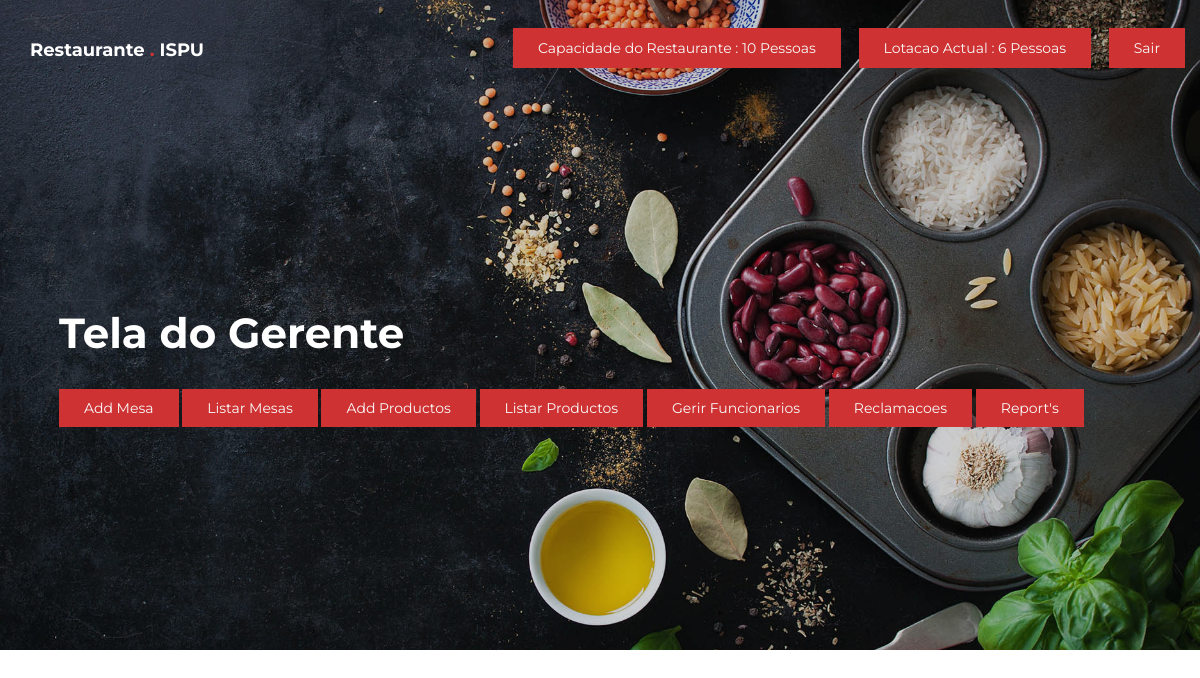
Page / (signed in) on the earlier database version.
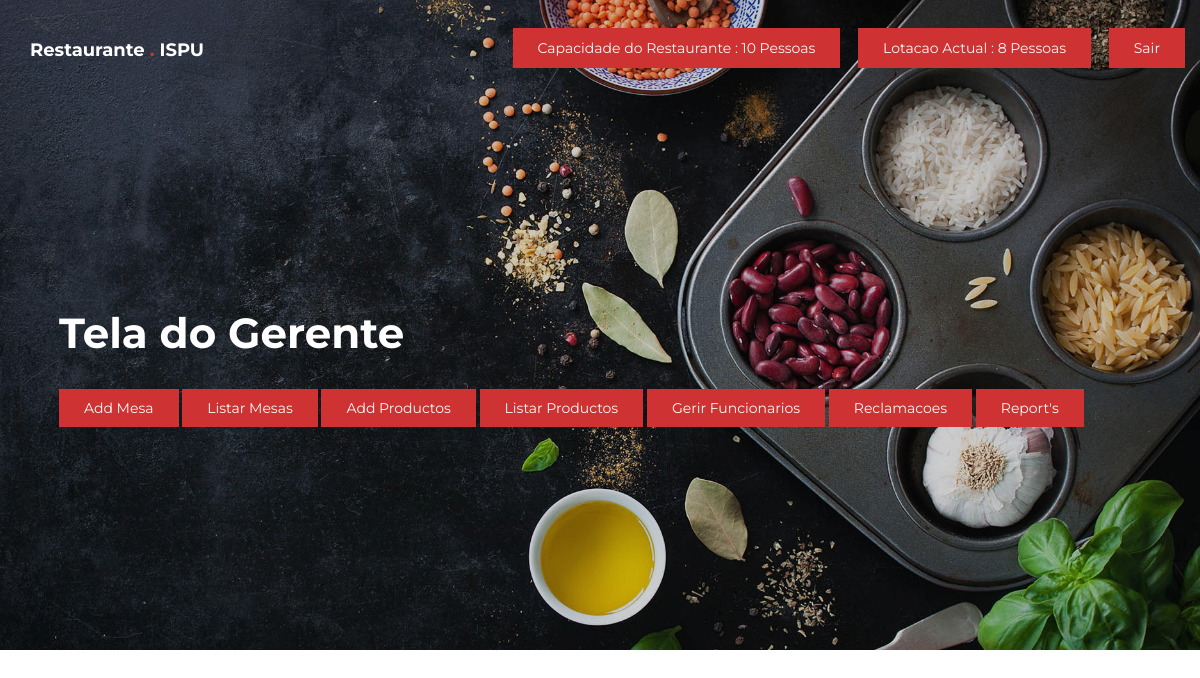
Same page on the later database version.
### entregar/models.py (models this page shows, shortened)
class Lotacao(models.Model):
    numero_de_clientes = models.IntegerField(blank=True, null=True)
    capacidade = models.IntegerField(blank=True, null=True)

### entregar/decorators.py (the view)
    def wrapper_function(request, *args, **kwargs):
        group = None
        if request.user.groups.exists():
            group = request.user.groups.all()[0].name
        if group == 'customer':
            return redirect('user-page')
        if group == 'adminC':
            return redirect('cozinha')
        if group == 'admin':
            return view_func(request, *args, **kwargs)

### entregar/views.py (called while the page is built)
@login_required(login_url='login')
@admin_only
def home(request):
    lot = Lotacao.objects.all()
    context = {'lot':lot}
    return render(request,'entregar/dashboard.html', context)

### entregar/templates/entregar/dashboard.html (shortened to what this page needs)
<!DOCTYPE html>
<html lang="en">
{% load static %}
{% block content %}
<head>
     <link rel="stylesheet" href="{% static '/css/bootstrap.min.css' %}">
     <link rel="stylesheet" href="{% static '/css/font-awesome.min.css' %}">
     <link rel="stylesheet" href="{% static '/css/animate.css' %}">
     <link rel="stylesheet" href="{% static '/css/owl.carousel.css' %}">
     <link rel="stylesheet" href="{% static '/css/owl.theme.default.min.css' %}">
     <link rel="stylesheet" href="{% static '/css/magnific-popup.css' %}">
     <link rel="stylesheet" href="{% static '/css/templatemo-style.css' %}">
</head>
<body>
     <section class="navbar custom-navbar navbar-fixed-top" role="navigation">
          <div class="container">
               <div class="navbar-header">
                    <a href="{% url 'home' %}" class="navbar-brand">Restaurante <span>.</span> ISPU</a>
               </div>
               <div class="collapse navbar-collapse">
                    <ul class="nav navbar-nav navbar-right">
                         {% for l in lot %}
                              <a href="{% url 'lcapacidade' %}" class="section-btn btn btn-default smoothScroll">Capacidade do Restaurante : {{l.capacidade}} Pessoas</a>
                        <a href="{% url 'capacidade' %}"  class="section-btn btn btn-default smoothScroll">Lotacao Actual : {{l.numero_de_clientes}} Pessoas</a>
                         {% endfor %}
                         <a href="{% url 'logout' %}" class="section-btn btn btn-default smoothScroll">Sair</a>
                    </ul>
               </div>
          </div>
     </section>
     <section id="home" class="slider" data-stellar-background-ratio="10.5">
          <div class="row">
                    <div class="owl-carousel owl-theme">
                         <div class="item item-first">
                              <div class="caption">
                                   <div class="container">
                                        <div class="col-md-13 col-sm-12">
                                             <h1>Tela do Gerente</h1>
                                            <a href= "{% url 'addmesa' %}" class="section-btn" >Add Mesa</a>
                                            <a href= "{% url 'RoomListView' %}" class="section-btn">Listar Mesas</a>
                                            <a href="{% url 'addproducts' %}" class="section-btn">Add Productos</a>
                                             <a href= "{% url 'products' %}" class="section-btn">Listar Productos</a>
                                             <a href= "{% url 'addFuncionarios' %}" class="section-btn">Gerir Funcionarios</a>
                                             <a href= "{% url 'recomend' %}" class="section-btn">Reclamacoes</a>
                                             <a href= "{% url 'reports' %}" class="section-btn">Report's</a>
                                          </div>
                                        </div>
                                   </div>
                              </div>
                         </div>
                    </div>
     </section>
<br>
<br>
<br>
</body>
{% endblock content %}
</html>

Differences in the rows shown:
changed Lotacao: numero_de_clientes "6" → "8"
